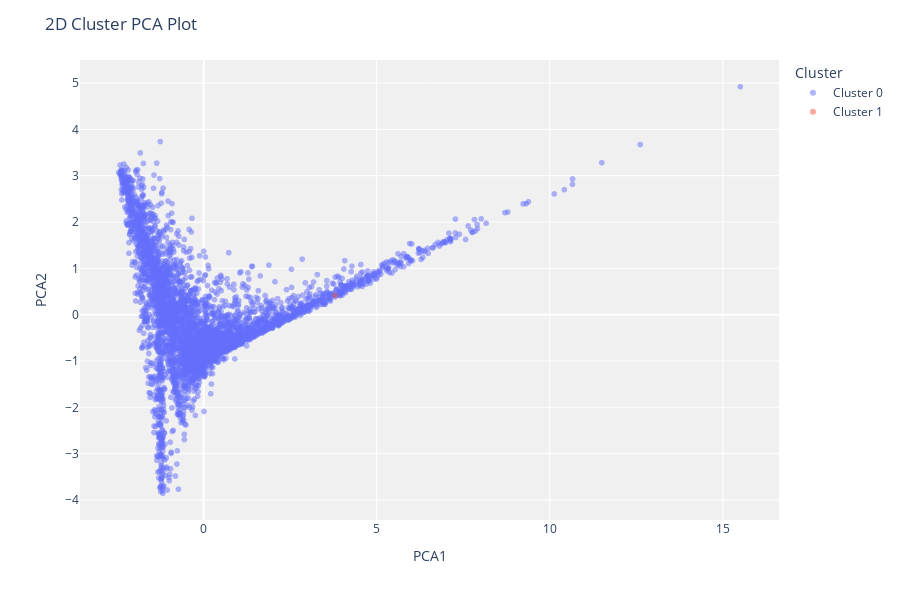

Notebook source saved alongside this figure:
### Code cell
plot_model(sc)

### Figure 1 — Plotly figure (JSON) as saved in the notebook; plotly's stock layout.template omitted (floating-point values rounded to 4 significant figures; data arrays with more than 128 entries replaced by an {"elided": "..."} marker saying what was removed)
{"data": [{"customdata": {"elided": "4074x1 str values"}, "hovertemplate": "Cluster=Cluster 0<br>PCA1=%{x}<br>PCA2=%{y}<br>Feature=%{customdata[0]}<extra></extra>", "legendgroup": "Cluster 0", "marker": {"color": "#636efa", "opacity": 0.5, "symbol": "circle"}, "mode": "markers", "name": "Cluster 0", "showlegend": true, "textposition": "top center", "type": "scattergl", "x": {"elided": "4074 float values"}, "xaxis": "x", "y": {"elided": "4074 float values"}, "yaxis": "y"}, {"customdata": [["CUST0000226908"]], "hovertemplate": "Cluster=Cluster 1<br>PCA1=%{x}<br>PCA2=%{y}<br>Feature=%{customdata[0]}<extra></extra>", "legendgroup": "Cluster 1", "marker": {"color": "#EF553B", "opacity": 0.5, "symbol": "circle"}, "mode": "markers", "name": "Cluster 1", "showlegend": true, "textposition": "top center", "type": "scattergl", "x": [3.792], "xaxis": "x", "y": [0.4152], "yaxis": "y"}], "layout": {"height": 600, "legend": {"title": {"text": "Cluster"}, "tracegroupgap": 0}, "margin": {"t": 60}, "plot_bgcolor": "rgb(240,240,240)", "title": {"text": "2D Cluster PCA Plot"}, "xaxis": {"anchor": "y", "domain": [0, 1], "title": {"text": "PCA1"}}, "yaxis": {"anchor": "x", "domain": [0, 1], "title": {"text": "PCA2"}}}}
